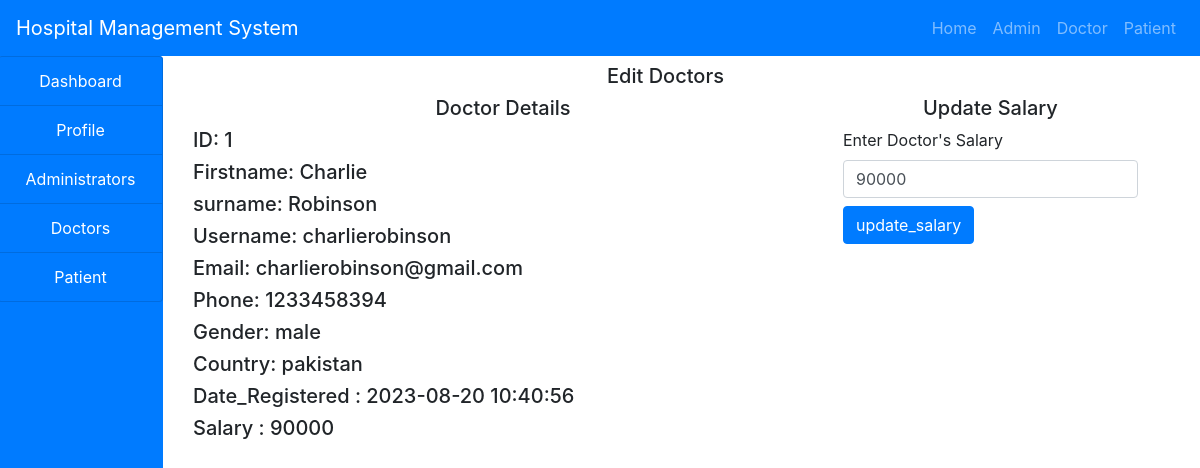
/hms/admin/doctor_edit.php?id=1, run on the app's committed database.
### tables this page shows
CREATE TABLE `doctors` (
  `id` int(11) NOT NULL,
  `firstname` varchar(255) NOT NULL,
  `surname` varchar(255) NOT NULL,
  `username` varchar(255) NOT NULL,
  `email` varchar(255) NOT NULL,
  `gender` varchar(255) NOT NULL,
  `phone` int(255) NOT NULL,
  `country` varchar(255) NOT NULL,
  `password` varchar(255) NOT NULL,
  `salary` varchar(255) NOT NULL,
  `date_reg` varchar(255) NOT NULL,
  `status` varchar(255) NOT NULL,
  `profile` varchar(255) NOT NULL
);

### hms/admin/doctor_edit.php (the view, shortened to what this page needs)
<!DOCTYPE html>
<html lang="en">
<head>
</head>
<body>
    <?php
    include('../include/header.php');
    include('../include/connection.php');
    ?>
    <div class="container-fluid">
        <div class="col-md-12">
            <div class="row">
                <div class="col-md-2 col-sm-4 col-xs-4" style="margin-left:-32px">
                <?php
                include('sidenav.php');
                ?>
                </div>
                <div class="col-md-10 col-sm-8 col-xs-8">
                <h5 class="text-center my-2">Edit Doctors</h5>
                <?php
                if(isset($_GET['id'])){
                    $id=$_GET['id'];
                    $query="SELECT * FROM doctors WHERE id='$id'";
                    $res= mysqli_query($conn,$query);
                    $row=mysqli_fetch_array($res);
                }
                ?>
                <div class="row">
                <div class="col-md-8">
                <h5 class="text-center">Doctor Details</h5>
                    <h5>ID: <?php echo $row['id'];?></h5>
                    <h5>Firstname: <?php echo $row['firstname'];?></h5>
                    <h5>surname: <?php echo $row['surname'];?></h5>
                    <h5>Username: <?php echo $row['username'];?></h5>
                    <h5>Email: <?php echo $row['email'];?></h5>
                    <h5>Phone: <?php echo $row['phone'];?></h5>
                    <h5>Gender: <?php echo $row['gender'];?></h5>
                    <h5>Country: <?php echo $row['country'];?></h5>
                    <h5>Date_Registered : <?php echo $row['date_reg'];?></h5>
                    <h5>Salary : <?php echo $row['salary'];?></h5>
                </div>
                <div class="col-md-4">
                    <h5 class="text-center">Update Salary</h5>
                    <form method="POST">
                        <label>Enter Doctor's Salary</label>
                        <input type="number" name="salary" class="form-control" autocomplete="off" placeholder="Enter Doctors Salary" value="<?php echo $row['salary']; ?>">
                        <input type="submit" name="update" class="btn btn-primary my-2" value="update_salary">
                    </form>
                </div>
                </div>
                </div>
            </div>
        </div>
    </div>
</body>
</html>

### data on the page
doctors: id "1", firstname "Charlie", surname "Robinson", username "charlierobinson", email "charlierobinson@gmail.com", phone "1233458394", gender "male", country "pakistan", date_reg "2023-08-20 10:40:56", salary "90000"
